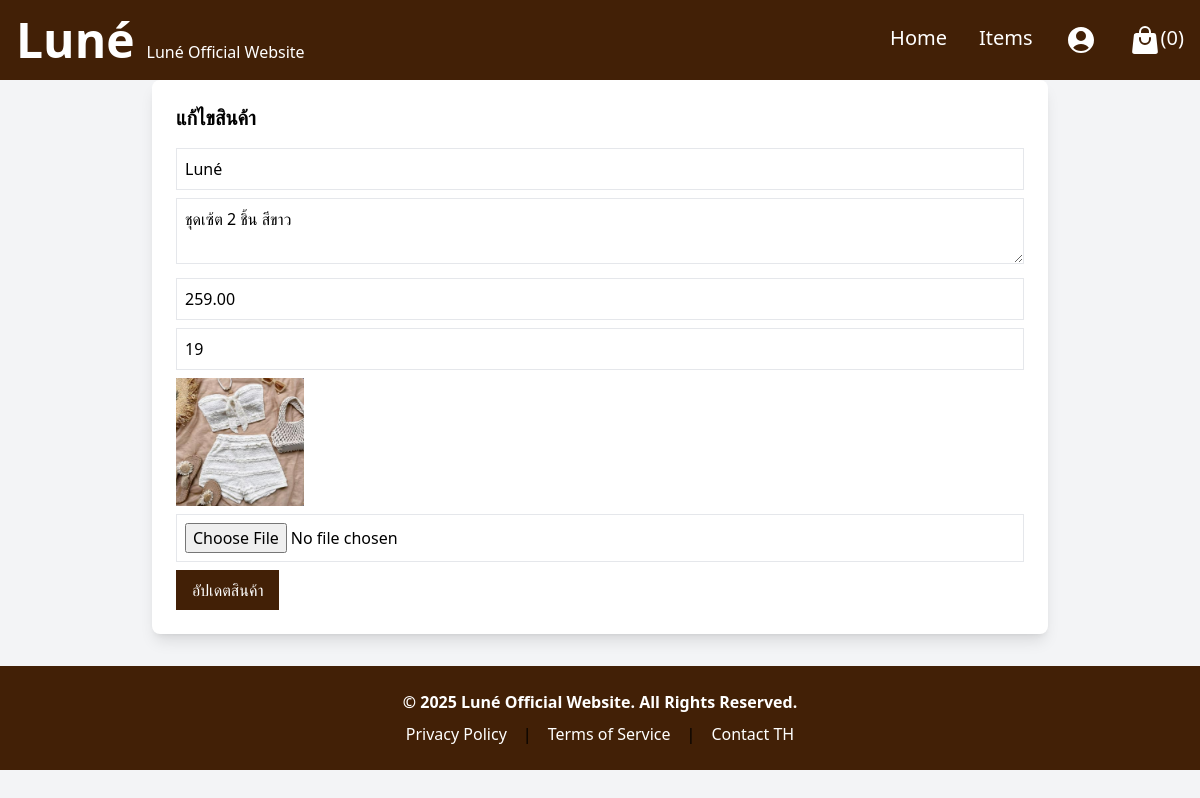
The app's page /edit_product.php?id=5 with its own data.
### tables this page shows
CREATE TABLE `products` (
  `product_id` int(11) NOT NULL,
  `name` varchar(100) NOT NULL,
  `description` text DEFAULT NULL,
  `price` decimal(10,2) NOT NULL,
  `stock` int(11) NOT NULL,
  `image` varchar(255) DEFAULT NULL
);

### edit_product.php (the view, shortened to what this page needs)
<?php
require 'db.php';
$product_id = $_GET['id'];
try {
    $stmt = $pdo->prepare("SELECT * FROM products WHERE product_id = ?");
    $stmt->execute([$product_id]);
    $product = $stmt->fetch(PDO::FETCH_ASSOC);
} catch (PDOException $e) {
    die("เกิดข้อผิดพลาด: " . $e->getMessage());
}
?>
<!DOCTYPE html>
<html lang="th">
<head>
    <script src="https://cdn.tailwindcss.com"></script>
</head>
<body class="bg-gray-100">
    <nav class="bg-yellow-950 p-4 flex justify-between items-center text-white">
      <div class="flex gap-3 items-center">
        <h1 class="font-bold text-5xl">Luné</h1>
        <p class="hidden md:block mt-6">Luné Official Website</p>
      </div>
      <div class="hidden md:flex text-xl gap-4 space-x-4">
        <a href="index.php" class="hover:text-yellow-500">Home</a>
        <a href="items.php" class="hover:text-yellow-500">Items</a>
        <a href="login.php" class="hover:text-yellow-500"
          >
        </a>
        <a href="cart.php" class="hover:text-yellow-500 flex"
          >
          (<span id="cart-count">0</span>)</a
        >
      </div>
    </nav>
    <div class="max-w-4xl mx-auto bg-white p-6 rounded-lg shadow-lg">
        <h2 class="text-xl font-bold mb-4">แก้ไขสินค้า</h2>
        <form method="POST" enctype="multipart/form-data">
            <input type="text" name="name" value="<?php echo htmlspecialchars($product['name']); ?>" class="border p-2 w-full mb-2" required>
            <textarea name="description" class="border p-2 w-full mb-2"><?php echo htmlspecialchars($product['description']); ?></textarea>
            <input type="number" name="price" value="<?php echo $product['price']; ?>" class="border p-2 w-full mb-2" required>
            <input type="number" name="stock" value="<?php echo $product['stock']; ?>" class="border p-2 w-full mb-2" required>
            <img src="uploads/<?php echo $product['image']; ?>" class="w-32 h-32 object-cover mb-2">
            <input type="file" name="image" class="border p-2 w-full mb-2">
            <button type="submit" name="update_product" class="bg-yellow-950 text-white hover:bg-yellow-500 px-4 py-2">อัปเดตสินค้า</button>
        </form>
    </div>
    <footer class="bg-yellow-950 p-6 mt-8 text-center">
      <div class="container mx-auto">
        <p class="text-white font-semibold">
          © 2025 Luné Official Website. All Rights Reserved.
        </p>
        <div class="flex justify-center space-x-4 mt-2">
          <a href="#" class="text-white hover:text-brown-900">Privacy Policy</a>
          <span>|</span>
          <a href="#" class="text-white hover:text-brown-900"
            >Terms of Service</a
          >
          <span>|</span>
          <a href="contact.html" class="text-white hover:text-brown-900"
            >Contact TH</a
          >
        </div>
      </div>
    </footer>
</body>
</html>

### records on screen
products: name "Luné", description "ชุดเซ้ต 2 ชิ้น สีขาว", price "259.00", stock "19", image (picture)
